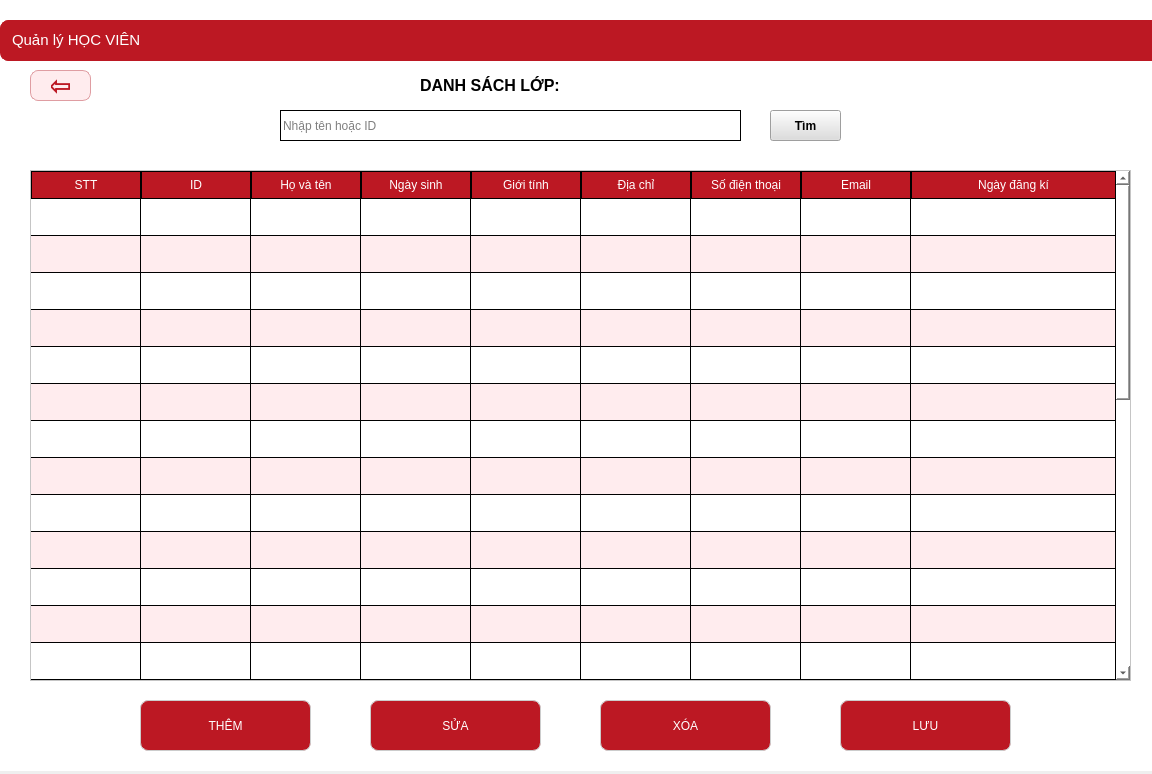
<?xml version="1.0" encoding="UTF-8"?>
<ui version="4.0">
 <class>Dialog</class>
 <widget class="QDialog" name="Dialog">
  <property name="geometry">
   <rect>
    <x>0</x>
    <y>0</y>
    <width>1152</width>
    <height>774</height>
   </rect>
  </property>
  <property name="windowTitle">
   <string>Dialog</string>
  </property>
  <widget class="QWidget" name="widget_2" native="true">
   <property name="geometry">
    <rect>
     <x>0</x>
     <y>0</y>
     <width>1161</width>
     <height>771</height>
    </rect>
   </property>
   <property name="styleSheet">
    <string notr="true">background: white;
</string>
   </property>
   <widget class="QTableWidget" name="themhv">
    <property name="geometry">
     <rect>
      <x>30</x>
      <y>170</y>
      <width>1101</width>
      <height>511</height>
     </rect>
    </property>
    <property name="styleSheet">
     <string notr="true">QTableWidget {
	font: 75 9pt &quot;MS Shell Dlg 2&quot;;
    background-color: white;
	alternate-background-color:#ffecee;
    gridline-color: black;
}

QHeaderView::section {
    background-color: #bc1823;
    color: white;
    padding: 4px;
    border: 1px solid black;
}

</string>
    </property>
    <property name="verticalScrollBarPolicy">
     <enum>Qt::ScrollBarAsNeeded</enum>
    </property>
    <property name="showDropIndicator" stdset="0">
     <bool>true</bool>
    </property>
    <property name="dragDropOverwriteMode">
     <bool>true</bool>
    </property>
    <property name="alternatingRowColors">
     <bool>true</bool>
    </property>
    <property name="showGrid">
     <bool>true</bool>
    </property>
    <attribute name="horizontalHeaderDefaultSectionSize">
     <number>110</number>
    </attribute>
    <attribute name="horizontalHeaderShowSortIndicator" stdset="0">
     <bool>false</bool>
    </attribute>
    <attribute name="horizontalHeaderStretchLastSection">
     <bool>true</bool>
    </attribute>
    <attribute name="verticalHeaderVisible">
     <bool>false</bool>
    </attribute>
    <attribute name="verticalHeaderDefaultSectionSize">
     <number>37</number>
    </attribute>
    <attribute name="verticalHeaderShowSortIndicator" stdset="0">
     <bool>false</bool>
    </attribute>
    <row>
     <property name="text">
      <string/>
     </property>
    </row>
    <row>
     <property name="text">
      <string/>
     </property>
    </row>
    <row>
     <property name="text">
      <string/>
     </property>
    </row>
    <row>
     <property name="text">
      <string/>
     </property>
    </row>
    <row>
     <property name="text">
      <string/>
     </property>
    </row>
    <row>
     <property name="text">
      <string/>
     </property>
    </row>
    <row>
     <property name="text">
      <string/>
     </property>
    </row>
    <row>
     <property name="text">
      <string>New Row</string>
     </property>
    </row>
    <row>
     <property name="text">
      <string/>
     </property>
    </row>
    <row>
     <property name="text">
      <string/>
     </property>
    </row>
    <row>
     <property name="text">
      <string/>
     </property>
    </row>
    <row>
     <property name="text">
      <string/>
     </property>
    </row>
    <row>
     <property name="text">
      <string/>
     </property>
    </row>
    <row>
     <property name="text">
      <string/>
     </property>
    </row>
    <row>
     <property name="text">
      <string/>
     </property>
    </row>
    <row>
     <property name="text">
      <string/>
     </property>
    </row>
    <row>
     <property name="text">
      <string/>
     </property>
    </row>
    <row>
     <property name="text">
      <string/>
     </property>
    </row>
    <row>
     <property name="text">
      <string/>
     </property>
    </row>
    <row>
     <property name="text">
      <string/>
     </property>
    </row>
    <row>
     <property name="text">
      <string/>
     </property>
    </row>
    <row>
     <property name="text">
      <string/>
     </property>
    </row>
    <row>
     <property name="text">
      <string/>
     </property>
    </row>
    <row>
     <property name="text">
      <string/>
     </property>
    </row>
    <row>
     <property name="text">
      <string/>
     </property>
    </row>
    <row>
     <property name="text">
      <string/>
     </property>
    </row>
    <row>
     <property name="text">
      <string/>
     </property>
    </row>
    <row>
     <property name="text">
      <string/>
     </property>
    </row>
    <row>
     <property name="text">
      <string/>
     </property>
    </row>
    <column>
     <property name="text">
      <string>STT</string>
     </property>
    </column>
    <column>
     <property name="text">
      <string>ID</string>
     </property>
    </column>
    <column>
     <property name="text">
      <string>Họ và tên</string>
     </property>
    </column>
    <column>
     <property name="text">
      <string>Ngày sinh</string>
     </property>
    </column>
    <column>
     <property name="text">
      <string>Giới tính</string>
     </property>
    </column>
    <column>
     <property name="text">
      <string>Địa chỉ</string>
     </property>
    </column>
    <column>
     <property name="text">
      <string>Số điện thoại</string>
     </property>
    </column>
    <column>
     <property name="text">
      <string>Email</string>
     </property>
    </column>
    <column>
     <property name="text">
      <string>Ngày đăng kí</string>
     </property>
    </column>
    <item row="0" column="0">
     <property name="text">
      <string/>
     </property>
     <property name="font">
      <font>
       <pointsize>10</pointsize>
       <weight>75</weight>
       <bold>true</bold>
      </font>
     </property>
    </item>
   </widget>
   <widget class="QLabel" name="label_12">
    <property name="geometry">
     <rect>
      <x>420</x>
      <y>70</y>
      <width>181</width>
      <height>31</height>
     </rect>
    </property>
    <property name="font">
     <font>
      <pointsize>12</pointsize>
      <weight>75</weight>
      <bold>true</bold>
     </font>
    </property>
    <property name="text">
     <string>DANH SÁCH LỚP:</string>
    </property>
   </widget>
   <widget class="QPushButton" name="Button_return">
    <property name="geometry">
     <rect>
      <x>30</x>
      <y>70</y>
      <width>61</width>
      <height>31</height>
     </rect>
    </property>
    <property name="font">
     <font>
      <family>Segoe UI</family>
      <pointsize>20</pointsize>
      <weight>75</weight>
      <bold>true</bold>
     </font>
    </property>
    <property name="styleSheet">
     <string notr="true">QPushButton {
    /* Màu nền và viền */
    background-color: #ffecee; 
    border: 1px solid #df9da2;
    border-radius: 8px; /* Tăng bo góc một chút cho hợp với chữ to */
    
    /* Chữ: In đậm, Cỡ 25pt, Font Segoe UI */
    color: #bc1823;
    font-family: &quot;Segoe UI&quot;;
    font-size: 20pt;
    font-weight: bold;
    
    /* Đệm thêm khoảng trống xung quanh chữ */
    padding: 5px 20px;
}

QPushButton:hover {
    background-color: #f8d7da;
    border: 2px solid #bc1823; /* Viền dày hơn khi di chuột */
}

QPushButton:pressed {
    background-color: #df9da2;
    color: white;
}</string>
    </property>
    <property name="text">
     <string>⇦</string>
    </property>
    <property name="icon">
     <iconset theme="\u2b05">
      <normaloff>../../Downloads</normaloff>../../Downloads</iconset>
    </property>
    <property name="iconSize">
     <size>
      <width>25</width>
      <height>25</height>
     </size>
    </property>
   </widget>
   <widget class="QLabel" name="label_quanlyhocvien_2">
    <property name="geometry">
     <rect>
      <x>0</x>
      <y>20</y>
      <width>1161</width>
      <height>41</height>
     </rect>
    </property>
    <property name="styleSheet">
     <string notr="true">QLabel {
    /* Màu nền đỏ đậm thương hiệu của Trầm */
    background-color: #bc1823;
    
    /* Chữ trắng, in hoa và đậm (Bold 700) */
    color: white;
    font: 700 10pt &quot;Segoe UI&quot;;
    text-transform: uppercase;
    
    /* Bo góc và viền để khớp với Dashboard */
    border-radius: 8px;
    border: 1px solid #bc1823;
    
    /* Căn giữa chữ tuyệt đối */
    qproperty-alignment: 'AlignCenter';
    padding: 8px;
}

/* Hiệu ứng khi di chuột vào để giao diện sinh động hơn */
QLabel:hover {
    background-color: #ffecee; /* Đổi sang nền hồng nhạt */
    color: #bc1823;           /* Chữ chuyển sang đỏ đậm */
    border: 1px solid #df9da2;
}</string>
    </property>
    <property name="text">
     <string>&lt;html&gt;&lt;head/&gt;&lt;body&gt;&lt;p&gt;&lt;span style=&quot; font-size:11pt;&quot;&gt;Quản lý HỌC VIÊN&lt;/span&gt;&lt;/p&gt;&lt;/body&gt;&lt;/html&gt;</string>
    </property>
   </widget>
   <widget class="QLabel" name="Malop1">
    <property name="geometry">
     <rect>
      <x>600</x>
      <y>70</y>
      <width>81</width>
      <height>31</height>
     </rect>
    </property>
    <property name="font">
     <font>
      <pointsize>12</pointsize>
      <weight>75</weight>
      <bold>true</bold>
     </font>
    </property>
    <property name="text">
     <string/>
    </property>
   </widget>
   <widget class="QPushButton" name="btnxoa">
    <property name="geometry">
     <rect>
      <x>600</x>
      <y>700</y>
      <width>171</width>
      <height>51</height>
     </rect>
    </property>
    <property name="styleSheet">
     <string notr="true">QPushButton {
    /* Font Segoe UI, cỡ chữ 10pt, độ đậm 700 (Bold) */
    font: 700 10pt &quot;Segoe UI&quot;; 
    color: white;
    background-color: #bc1823;
    border-radius: 8px; /* Bo góc 8px theo yêu cầu của bạn */
    padding: 12px;      /* Padding 12px theo yêu cầu của bạn */
    border: 1px solid #ccc;
    text-transform: uppercase; /* In hoa toàn bộ chữ để trông quyền lực hơn (tùy chọn) */
}

QPushButton:hover {
    background-color: #ffecee;
    color: #bc1823; /* Chữ đỏ đậm trên nền hồng nhạt sẽ đẹp hơn đen */
    border: 2px solid #df9da2;
}</string>
    </property>
    <property name="text">
     <string>XÓA</string>
    </property>
   </widget>
   <widget class="QLineEdit" name="txtSearch1">
    <property name="geometry">
     <rect>
      <x>280</x>
      <y>110</y>
      <width>461</width>
      <height>31</height>
     </rect>
    </property>
    <property name="styleSheet">
     <string notr="true">QLineEdit {
    border: 1px solid black;
}
</string>
    </property>
    <property name="placeholderText">
     <string>Nhập tên hoặc ID</string>
    </property>
   </widget>
   <widget class="QPushButton" name="search1">
    <property name="geometry">
     <rect>
      <x>770</x>
      <y>110</y>
      <width>71</width>
      <height>31</height>
     </rect>
    </property>
    <property name="font">
     <font>
      <pointsize>9</pointsize>
      <weight>75</weight>
      <bold>true</bold>
     </font>
    </property>
    <property name="styleSheet">
     <string notr="true">background:rgb(221, 221, 221)</string>
    </property>
    <property name="text">
     <string>Tìm</string>
    </property>
   </widget>
   <widget class="QPushButton" name="btnthem">
    <property name="geometry">
     <rect>
      <x>140</x>
      <y>700</y>
      <width>171</width>
      <height>51</height>
     </rect>
    </property>
    <property name="styleSheet">
     <string notr="true">QPushButton {
    /* Font Segoe UI, cỡ chữ 10pt, độ đậm 700 (Bold) */
    font: 700 10pt &quot;Segoe UI&quot;; 
    color: white;
    background-color: #bc1823;
    border-radius: 8px; /* Bo góc 8px theo yêu cầu của bạn */
    padding: 12px;      /* Padding 12px theo yêu cầu của bạn */
    border: 1px solid #ccc;
    text-transform: uppercase; /* In hoa toàn bộ chữ để trông quyền lực hơn (tùy chọn) */
}

QPushButton:hover {
    background-color: #ffecee;
    color: #bc1823; /* Chữ đỏ đậm trên nền hồng nhạt sẽ đẹp hơn đen */
    border: 2px solid #df9da2;
}</string>
    </property>
    <property name="text">
     <string>THÊM</string>
    </property>
   </widget>
   <widget class="QPushButton" name="edit">
    <property name="geometry">
     <rect>
      <x>370</x>
      <y>700</y>
      <width>171</width>
      <height>51</height>
     </rect>
    </property>
    <property name="styleSheet">
     <string notr="true">QPushButton {
    /* Font Segoe UI, cỡ chữ 10pt, độ đậm 700 (Bold) */
    font: 700 10pt &quot;Segoe UI&quot;; 
    color: white;
    background-color: #bc1823;
    border-radius: 8px; /* Bo góc 8px theo yêu cầu của bạn */
    padding: 12px;      /* Padding 12px theo yêu cầu của bạn */
    border: 1px solid #ccc;
    text-transform: uppercase; /* In hoa toàn bộ chữ để trông quyền lực hơn (tùy chọn) */
}

QPushButton:hover {
    background-color: #ffecee;
    color: #bc1823; /* Chữ đỏ đậm trên nền hồng nhạt sẽ đẹp hơn đen */
    border: 2px solid #df9da2;
}</string>
    </property>
    <property name="text">
     <string>SỬA</string>
    </property>
   </widget>
   <widget class="QPushButton" name="btnsua_2">
    <property name="geometry">
     <rect>
      <x>840</x>
      <y>700</y>
      <width>171</width>
      <height>51</height>
     </rect>
    </property>
    <property name="styleSheet">
     <string notr="true">QPushButton {
    /* Font Segoe UI, cỡ chữ 10pt, độ đậm 700 (Bold) */
    font: 700 10pt &quot;Segoe UI&quot;; 
    color: white;
    background-color: #bc1823;
    border-radius: 8px; /* Bo góc 8px theo yêu cầu của bạn */
    padding: 12px;      /* Padding 12px theo yêu cầu của bạn */
    border: 1px solid #ccc;
    text-transform: uppercase; /* In hoa toàn bộ chữ để trông quyền lực hơn (tùy chọn) */
}

QPushButton:hover {
    background-color: #ffecee;
    color: #bc1823; /* Chữ đỏ đậm trên nền hồng nhạt sẽ đẹp hơn đen */
    border: 2px solid #df9da2;
}</string>
    </property>
    <property name="text">
     <string>LƯU</string>
    </property>
   </widget>
  </widget>
 </widget>
 <resources/>
 <connections/>
</ui>
